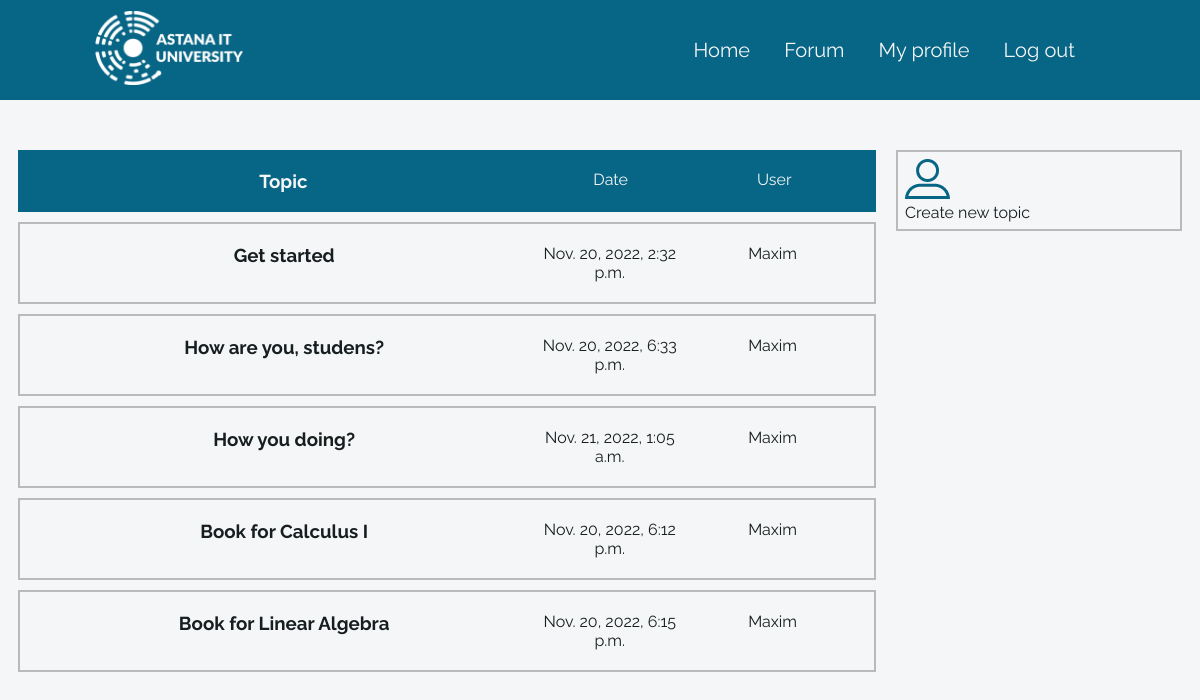
/forum (signed in), run on the app's committed database.
### forum/models.py (models this page shows, shortened)
class Topic(models.Model):
    main_topic = models.ForeignKey(MainTopic, on_delete=models.CASCADE)
    date = models.DateTimeField(auto_now=True)
    title = models.CharField(max_length=200, null=True)
    text = models.TextField(max_length=2000, default="Topic body")
    author = models.ForeignKey(Profile, on_delete=models.SET_DEFAULT, default="DELETED")
    Closed = models.BooleanField(default=False)
    accepted = models.BooleanField(default=False)

### profiles/models/profiles.py (models this page shows, shortened)
class Profile(models.Model):
    first_name = models.CharField(max_length=100)
    last_name = models.CharField(max_length=100)
    email = models.CharField(max_length=100)
    login = models.CharField(max_length=100)
    password = models.CharField(max_length=100)

### forum/views.py (the view)
# urls.py: re_path(r'^forum/*$', forum_index, name="forum_index"),
def forum_index(request):
    main_topics = MainTopic.objects.all()
    topics = []
    for i in main_topics:
        topics.append(Topic.objects.filter(main_topic=i))
    return render(request, 'forum_index.html', {
        "topics": topics,
        "login": bool(request.session.get('login', False)),
        "first_name": request.session.get('first_name', ''),
        "last_name": request.session.get('last_name', ''),
        "email": request.session.get('email', '')})

### forum/templates/forum_index.html (shortened to what this page needs)
{% extends 'forum_base.html' %}
{% load static %}
{% block styles %}
<link rel="stylesheet" href="{% static 'topics.css' %}">
{% endblock %}
{% block content %}
    <main>
        <div class="infotopic">
            <div  id="fst">
                <h3> Topic </h3>
            </div>
            <div class="snd">
                <p> Date </p>
            </div>
            <div class="snd">
                <p> User </p>
            </div>
        </div>
        {% for topic in topics %}
            {% for pic in topic %}
            <div class="topics">
                <div onclick="window.location.href='{% url 'forum_index' %}/{{ pic.id }}'" style="cursor: pointer;">
                    <h3>{{ pic.title }}</h3>
                </div>
                <div class="snd">
                    <p>{{ pic.date }}</p>
                </div>
                <div class="snd">
                    <p> {{ pic.author.first_name }} </p>
                </div>
            </div>
            {% endfor %}
        {% endfor %}
    </main>
    <aside>
        <div class="upsidebar">
        {% if login %}
            <div>
                <div class="pfp">
                    <img src="{% static 'icon.png' %}">
                </div>
            </div>
            <a href="{% url 'create_topic' %}">
                Create new topic
            </a>
        {% else %}
            <a href="{% url 'login_page' %}">
                Click me to not forget to log in this forum to leave a comments <3
            </a>
        {% endif %}
        </div>
    </aside>
{% endblock %}

### static/forumbase.css (style rules this page uses)
* { margin: 0; padding: 0; }
html { height: 100%; }
body { background-color: #f5f6f7; color: #171E20; font-family: 'Raleway', sans-serif; font-size: 16px; }
main { margin-top: 250px; text-align: center; display: flex; justify-content: center; align-items: center; vertical-align: middle; flex-direction: column; }

### static/topics.css (style rules this page uses)
* { margin: 0; padding: 0; }
html { height: 100%; }
body { background-color: #f5f6f7; font-family: 'Raleway', sans-serif; color: #171E20; display: flex; justify-content: center; align-items: center; vertical-align: middle; flex-direction: column; }
body a { text-decoration: none; }
main, aside { display: inline-block; height: 100vh; margin-top: 50px; }
main { width: 75%; }
aside { margin-left: 20px; width: 25%; }
.infotopic { background-color: #076585; color: #f5f6f7; display: grid; grid-template-columns: 3fr 1fr 1fr; padding: 20px; vertical-align: middle; }
.topics { border: #bababa 2px solid; margin-top: 10px; display: grid; grid-template-columns: 3fr 1fr 1fr; padding: 20px; }
.upsidebar { padding: 7px; display: flex; vertical-align: middle; border: solid 2px #bababa; flex-direction: column; }
.upsidebar a { color: #171E20; }
.pfp, .info { display: inline-block; }

### data on the page
Topic: title "Get started", date "Nov. 20, 2022, 2:32 p.m.", author.first_name "Maxim"
Topic: title "How are you, studens?", date "Nov. 20, 2022, 6:33 p.m.", author.first_name "Maxim"
Topic: title "How you doing?", date "Nov. 21, 2022, 1:05 a.m.", author.first_name "Maxim"
Topic: title "Book for Calculus I", date "Nov. 20, 2022, 6:12 p.m.", author.first_name "Maxim"
Topic: title "Book for Linear Algebra", date "Nov. 20, 2022, 6:15 p.m.", author.first_name "Maxim"
